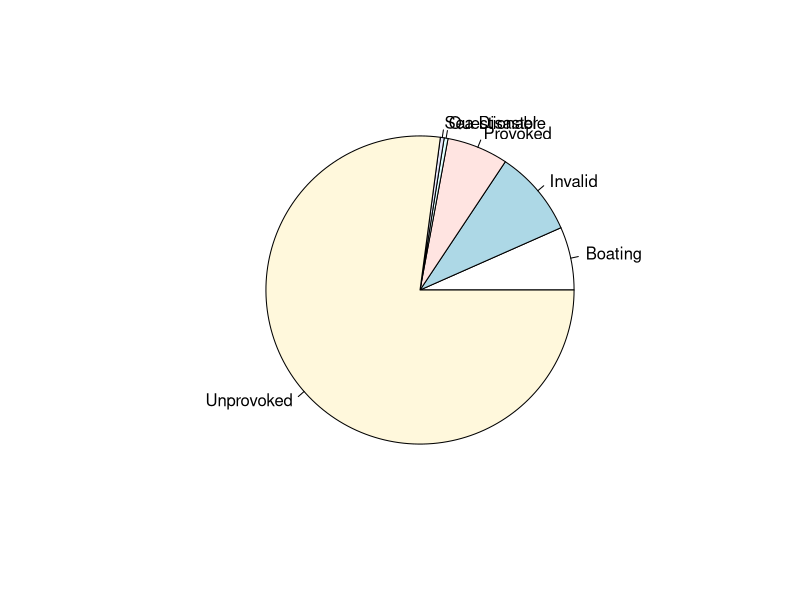
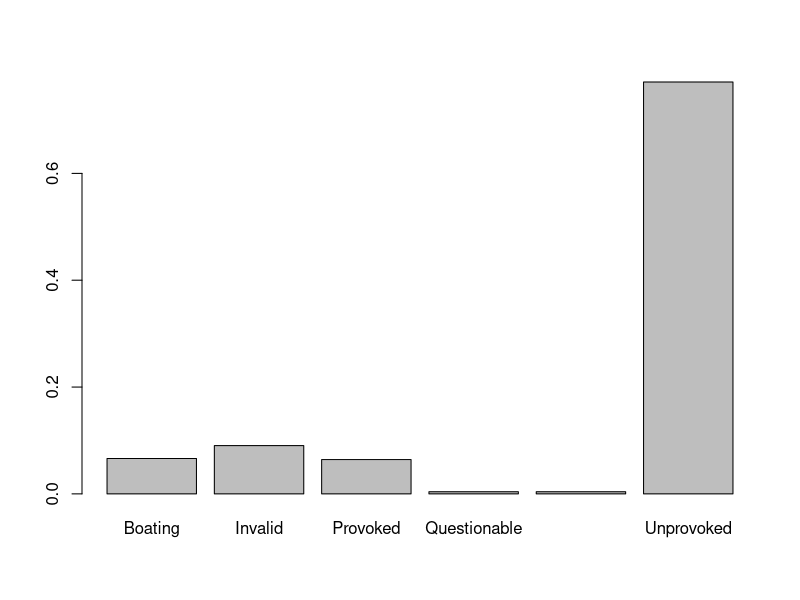
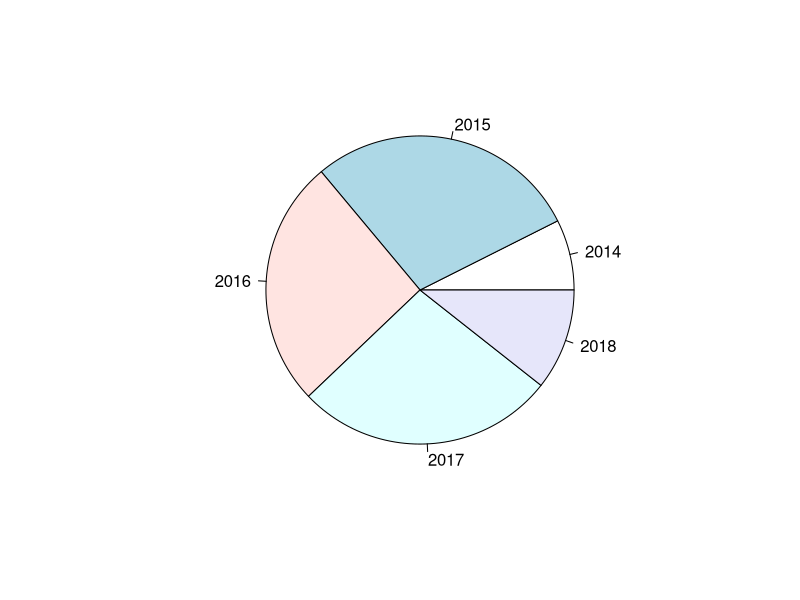
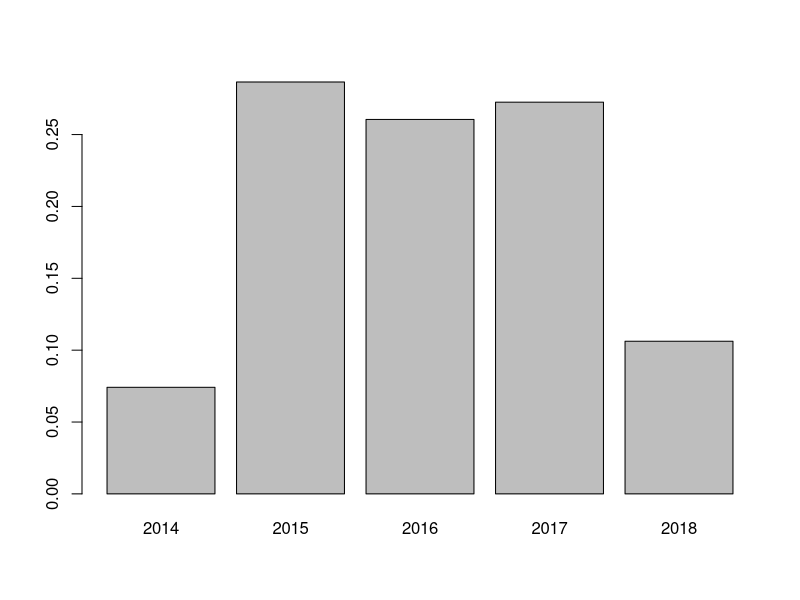
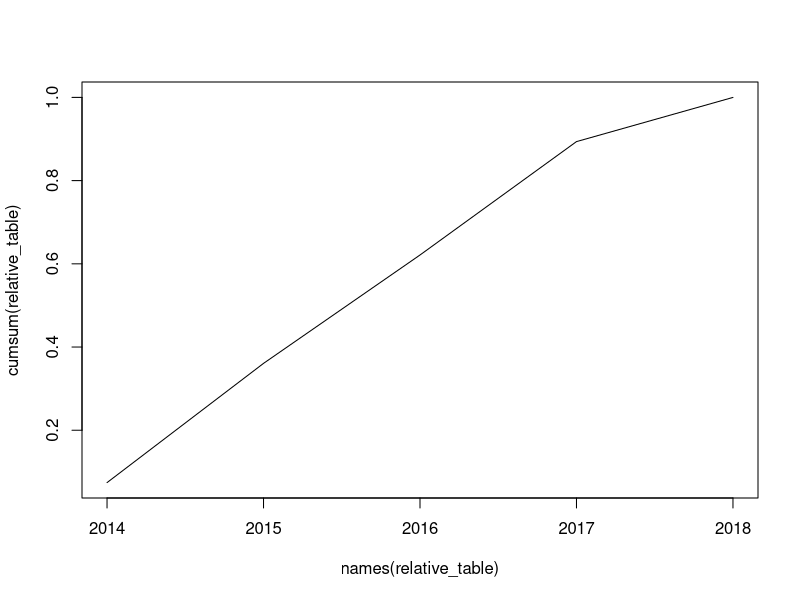
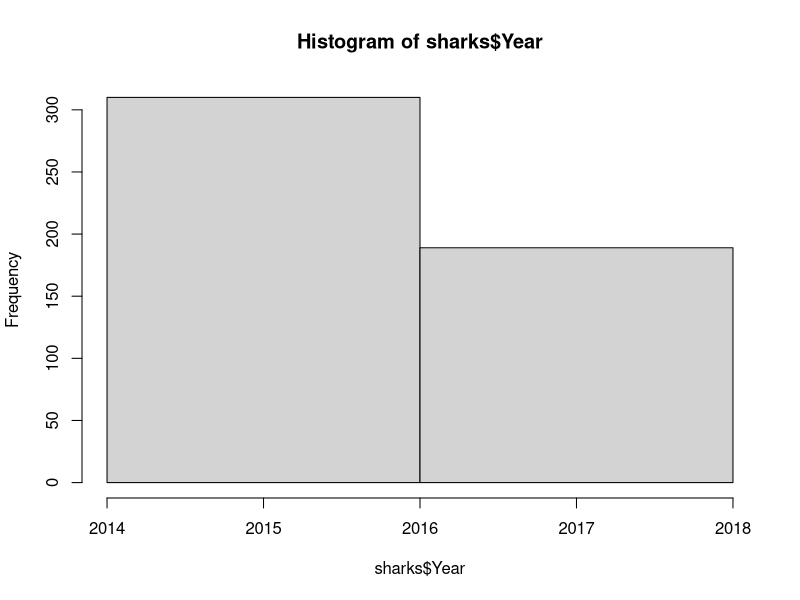
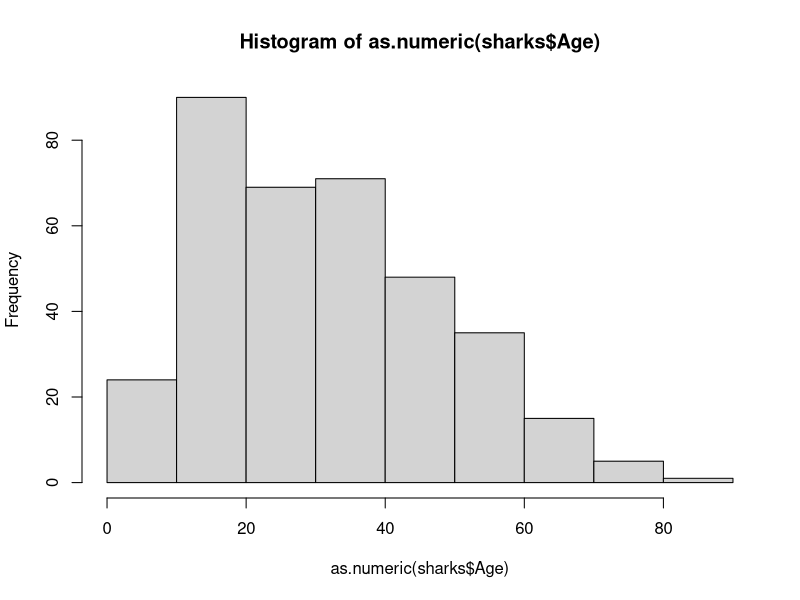
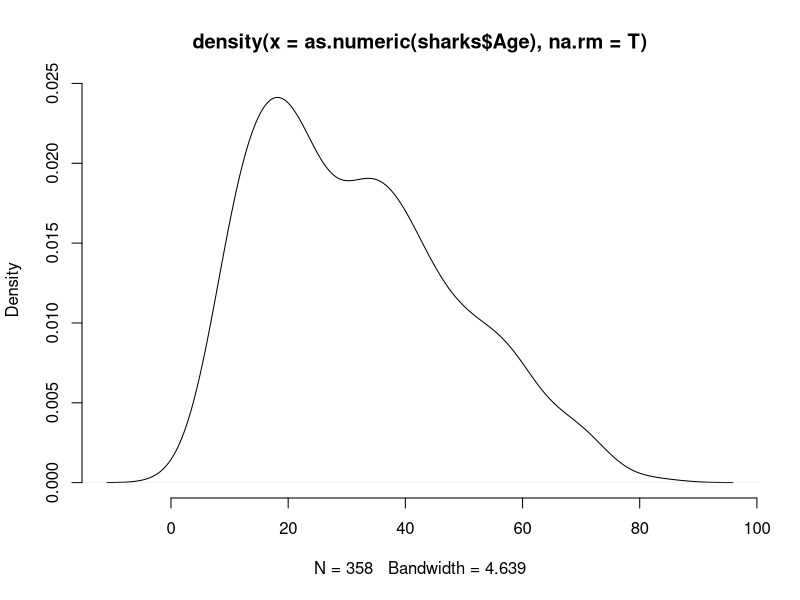

These figures' R source, in order:
## ---- chunk 1
library(tidyverse)
sharks <- read_csv(file = "shark_extract.csv")
## ---- chunk 2
head(sharks)
## ---- chunk 3
absolute_table <- table(sharks$Type)
relative_table <- prop.table(absolute_table)
## ---- chunk 4
absolute_table
## ---- chunk 5
relative_table
## ---- chunk 6
pie(relative_table)
## ---- chunk 7
barplot(relative_table)
## ---- chunk 8
absolute_table <- table(sharks$Year)
relative_table <- prop.table(absolute_table)
## ---- chunk 9
pie(relative_table)
## ---- chunk 10
barplot(relative_table)
## ---- chunk 11
plot(x = names(relative_table), y = cumsum(relative_table), type = "l")
## ---- chunk 12
hist(sharks$Year,breaks = 2)
## ---- chunk 13
hist(as.numeric(sharks$Age))
## ---- chunk 14
dens <- density(as.numeric(sharks$Age), na.rm = T)
plot(dens, frame = FALSE) 
